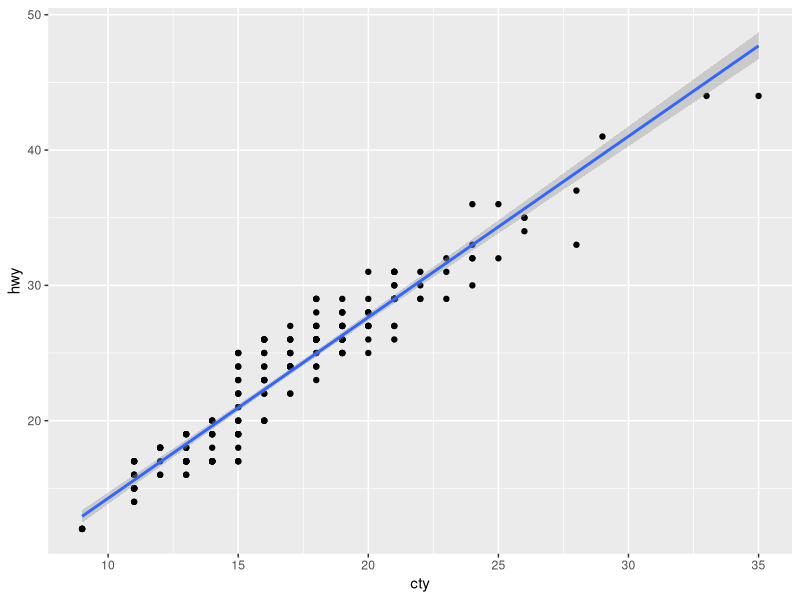
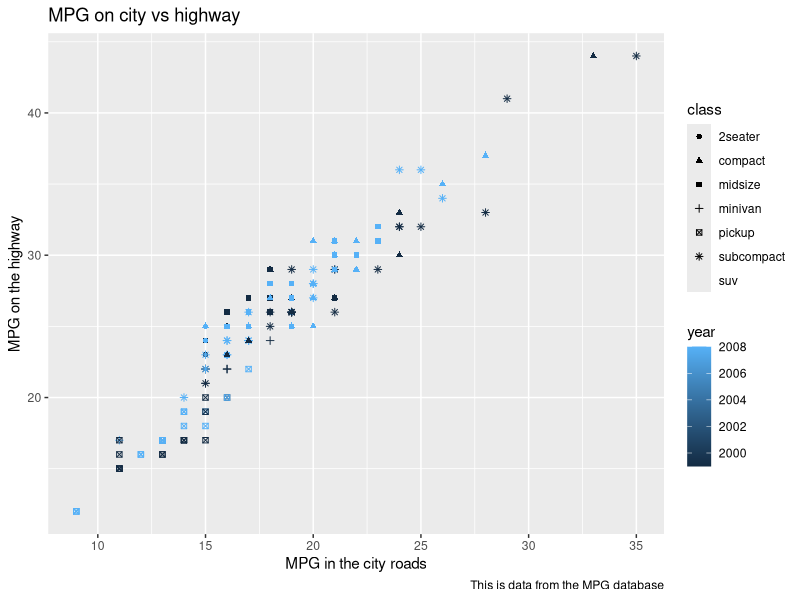

R code for these plots, in order:
## ---- chunk 1
library(ggplot2)
?mpg
ggplot(
  data = mpg,
  mapping = aes(
    x = cty,
    y = hwy
  )
) + geom_point()+
  geom_smooth(method="lm")
## ---- chunk 2
ggplot(
  data = mpg,
  mapping = aes(
    x = cty,
    y = hwy,
    color = year,
    shape = class,
  )
) + geom_point()+
  labs(
    title = "MPG on city vs highway",
    x = "MPG in the city roads",
    y = "MPG on the highway",
    caption = "This is data from the MPG database"
  )
